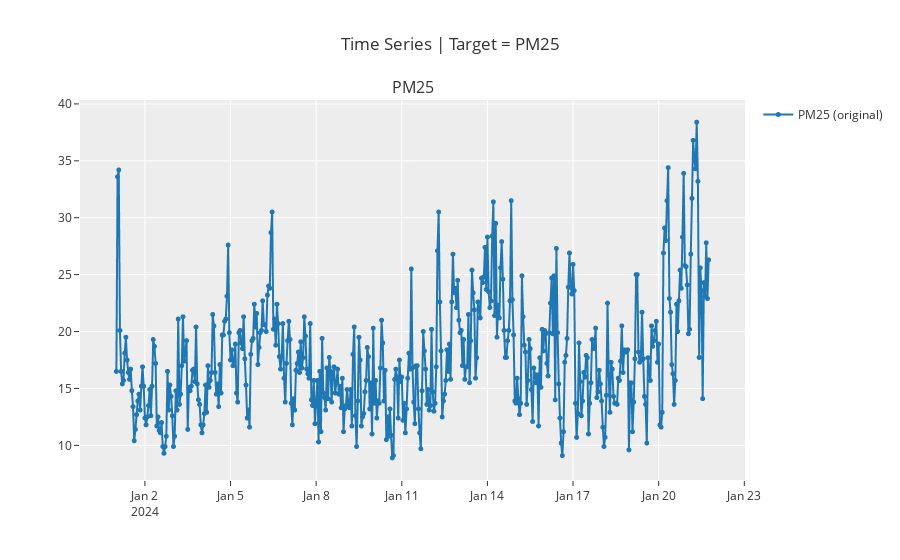

Write notebook code for a chart like this one.
### Code cell
plot_model()

### Figure 1 — Plotly figure (JSON) as saved in the notebook; plotly's stock layout.template omitted (floating-point values rounded to 4 significant figures; data arrays with more than 128 entries replaced by an {"elided": "..."} marker saying what was removed)
{"data": [{"line": {"color": "rgb(31, 119, 180)", "width": 2}, "marker": {"color": "rgb(31, 119, 180)", "size": 5}, "mode": "lines+markers", "name": "PM25 (original)", "type": "scattergl", "x": {"elided": "499 str values"}, "xaxis": "x", "y": {"elided": "499 float values"}, "yaxis": "y"}], "layout": {"annotations": [{"font": {"size": 16}, "showarrow": false, "text": "PM25", "x": 0.5, "xanchor": "center", "xref": "paper", "y": 1, "yanchor": "bottom", "yref": "paper"}], "showlegend": true, "title": {"text": "Time Series | Target = PM25"}, "xaxis": {"anchor": "y", "domain": [0, 1]}, "yaxis": {"anchor": "x", "domain": [0, 1]}}}
